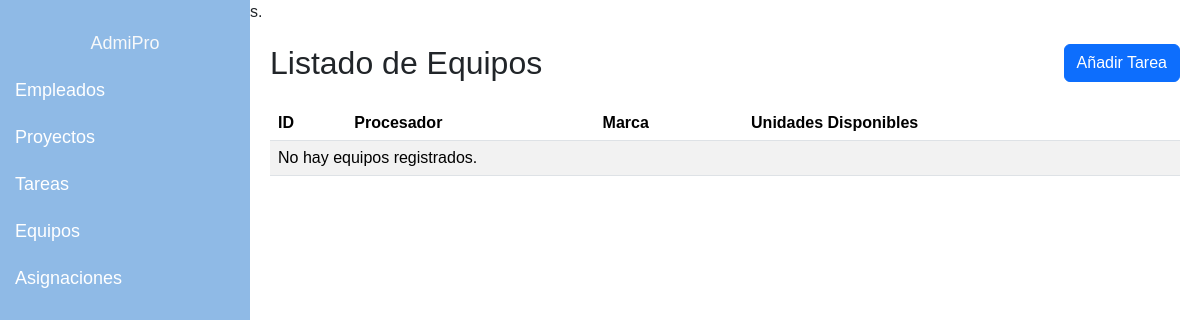
/examJimiW/listar_equipos.php, run on an earlier commit of the app's database.
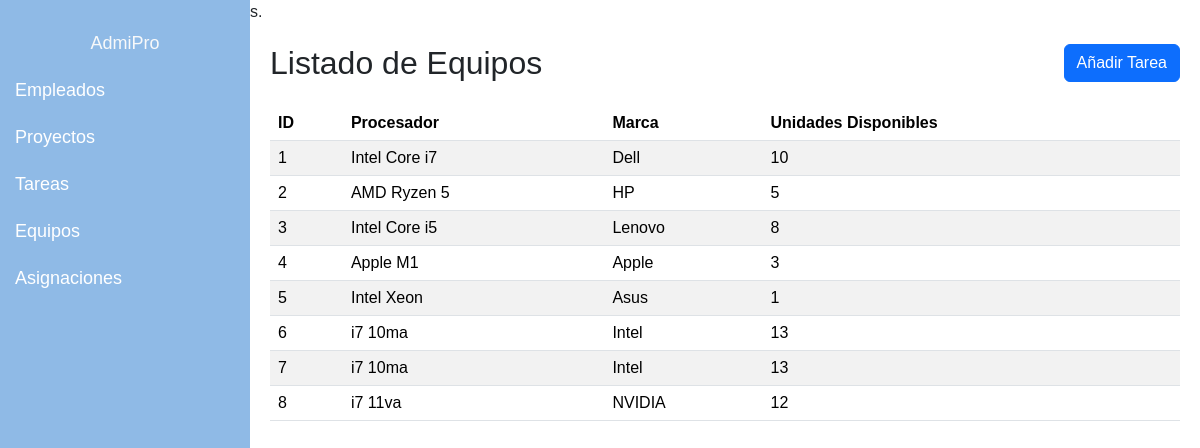
And on a later commit of the database.
### tables this page shows
CREATE TABLE `equipos` (
  `id` bigint(20) NOT NULL,
  `procesador` text NOT NULL,
  `marca` text NOT NULL,
  `unidades_disponibles` int(11) NOT NULL
);

### examJimiW/listar_equipos.php (the view, shortened to what this page needs)
<?php
include 'php/conexion.php';
$sql = "SELECT * FROM equipos";
$resultado = $conexion->query($sql);
?>
<!DOCTYPE html>
<html lang="es">
<head>
    <link rel="stylesheet" href="css/bootstrap.min.css">
    <link rel="stylesheet" href="css/styles.css" />
</head>
<body>
    <div class="sidebar">
        <a href="index.html" class="text-light text-center">AdmiPro</a>
        <a href="listar_empleados.php">Empleados</a>
        <a href="listar_proyectos.php">Proyectos</a>
        <a href="listar_tareas.php">Tareas</a>
        <a href="listar_equipos.php">Equipos</a>
        <a href="listar_asignaciones.php">Asignaciones</a>
    </div>
    <div class="content">
        <div class="d-flex justify-content-between align-items-center mb-4">
            <h2 class="mb-0">Listado de Equipos</h2>
            <a href="registrar_equipo.php" class="btn btn-primary">Añadir Tarea</a>
        </div>
        <table class="table table-striped">
            <thead>
                <tr>
                    <th>ID</th>
                    <th>Procesador</th>
                    <th>Marca</th>
                    <th>Unidades Disponibles</th>
                </tr>
            </thead>
            <tbody>
                <?php if ($resultado->rowCount() > 0):
                ?>
                    <?php while ($fila = $resultado->fetch(PDO::FETCH_ASSOC)): ?>
                        <tr>
                            <td><?php echo $fila['id']; ?></td>
                            <td><?php echo $fila['procesador']; ?></td>
                            <td><?php echo $fila['marca']; ?></td>
                            <td><?php echo $fila['unidades_disponibles']; ?></td>
                        </tr>
                    <?php endwhile; ?>
                <?php else: ?>
                    <tr>
                        <td colspan="4">No hay equipos registrados.</td>
                    </tr>
                <?php endif; ?>
            </tbody>
        </table>
    </div>
</body>
</html>

### examJimiW/css/styles.css (style rules this page uses)
body { font-family: 'Arial', sans-serif; }
.sidebar { height: 100vh; width: 250px; position: fixed; top: 0; left: 0; background-color: #8fbae6; padding-top: 20px; }
.sidebar a { padding: 10px 15px; text-decoration: none; font-size: 18px; color: #fff; display: block; }
.content { margin-left: 250px; padding: 20px; }
html, body { height: 100%; }

What changed in the data, as far as the page shows it:
added equipos: id "1", procesador "Intel Core i7", marca "Dell", unidades_disponibles "10"
added equipos: id "2", procesador "AMD Ryzen 5", marca "HP", unidades_disponibles "5"
added equipos: id "3", procesador "Intel Core i5", marca "Lenovo", unidades_disponibles "8"
added equipos: id "4", procesador "Apple M1", marca "Apple", unidades_disponibles "3"
added equipos: id "5", procesador "Intel Xeon", marca "Asus", unidades_disponibles "1"
added equipos: id "6", procesador "i7 10ma", marca "Intel", unidades_disponibles "13"
added equipos: id "7", procesador "i7 10ma", marca "Intel", unidades_disponibles "13"
added equipos: id "8", procesador "i7 11va", marca "NVIDIA", unidades_disponibles "12"
Also different on the page:
text no longer shown: "No hay equipos registrados."
